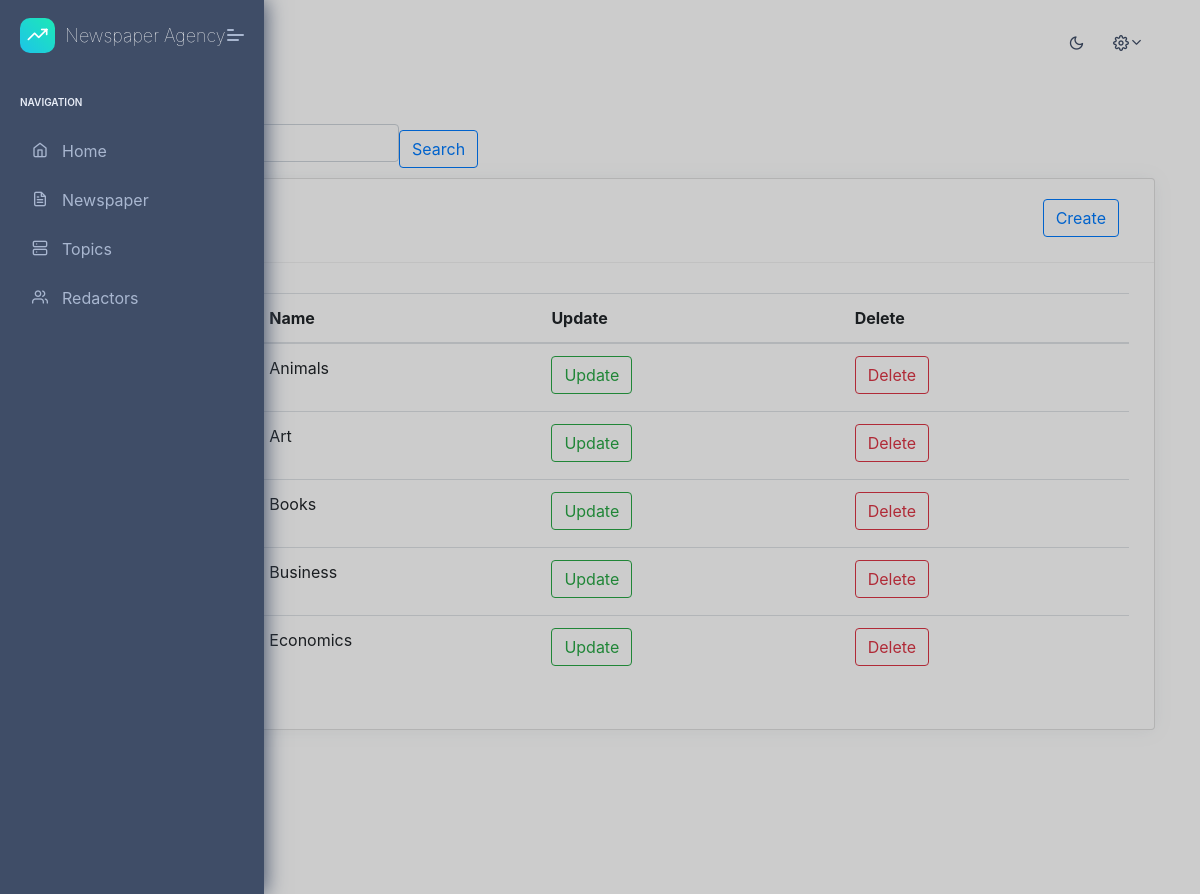
/topics/ (signed in), run on the app's committed database.
### agency/models.py (models this page shows, shortened)
class Topic(models.Model):
    name = models.CharField(max_length=255, unique=True)
    class Meta:
        ordering = ["name"]

### agency/views.py (the view)
class TopicListView(LoginRequiredMixin, generic.ListView):
    model = Topic
    context_object_name = "topic_list"
    paginate_by = 5
    def get_context_data(self, *, object_list=None, **kwargs):
        context = super(TopicListView, self).get_context_data(**kwargs)
        name = self.request.GET.get("name", "")
        context["search_form"] = TopicSearchForm(initial={
            "name": name
        })
        return context
    def get_queryset(self):
        queryset = Topic.objects.all()
        name = self.request.GET.get("name")
        if name:
            return queryset.filter(name__icontains=name)
        return queryset

### agency/forms.py
class TopicSearchForm(forms.Form):
    name = forms.CharField(
        max_length=255,
        required=False,
        label="",
        widget=forms.TextInput(attrs={"placeholder": "Search by name"})
    )

### agency/templatetags/query_transform.py (called while the page is built)
@register.simple_tag
def query_transform(request, **kwargs):
    updated = request.GET.copy()
    for key, value in kwargs.items():
        if value is not None:
            updated[key] = value
        else:
            updated.pop(key, 0)
    return updated.urlencode()

### templates/agency/topic_list.html (shortened to what this page needs)
{% extends "base.html" %}
{% load crispy_forms_filters %}
{% block content %}
  {% if topic_list %}
      <div class="col-xl-12">
       <form action="" method="get" class="form-inline">
        {{ search_form|crispy }}
        <input class="btn btn-outline-primary" type="submit" value="Search">
       </form>
        <div class="card">
          <div class="card-header">
            <h5>Topic List</h5>
              <div class="btn btn-outline-primary float-right"><a href="{% url 'agency:topic-create' %}">Create</a></div>
          </div>
          <div class="card-block table-border-style">
            <div class="table-responsive">
              <table class="table table-hover">
                <thead>
                  <tr>
                    <th>ID</th>
                    <th>Name</th>
                    <th>Update</th>
                    <th>Delete</th>
                  </tr>
                </thead>
                <tbody>
                  {% for topic in topic_list %}
                    <tr>
                      <td>
                      </td>
                      <td>
                          {{ topic.name }}
                      </td>
                      <td>
                        <a class="btn btn-outline-success" href="{% url 'agency:topic-update' pk=topic.id %}">
                          Update
                        </a>
                      </td>
                      <td>
                        <a class="btn btn-outline-danger" href="{% url 'agency:topic-delete' pk=topic.id %}">
                          Delete
                        </a>
                      </td>
                    </tr>
                  {% endfor %}
                </tbody>
              </table>
            </div>
          </div>
        </div>
      </div>
  {% else %}
    <p>There are no topics in newspaper</p>
  {% endif %}
{% endblock %}

### data on the page
Topic: name "Animals"
Topic: name "Art"
Topic: name "Books"
Topic: name "Business"
Topic: name "Economics"
